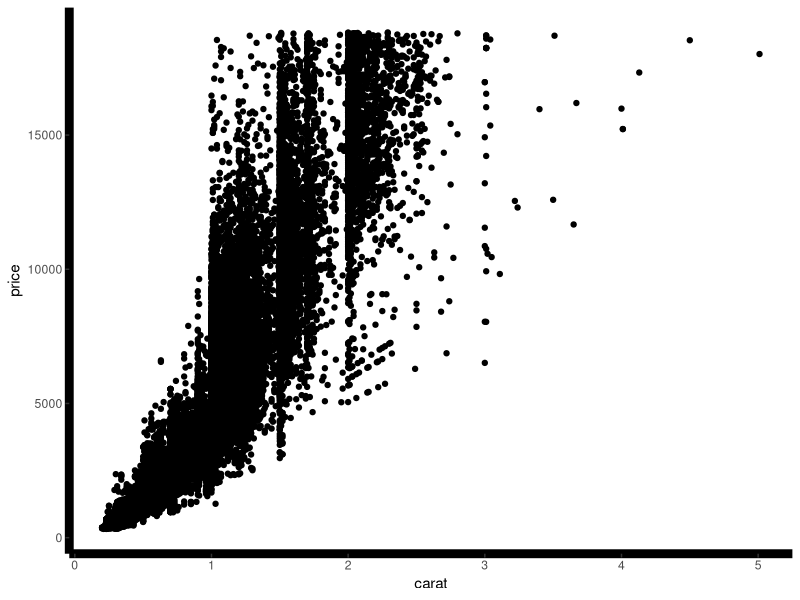
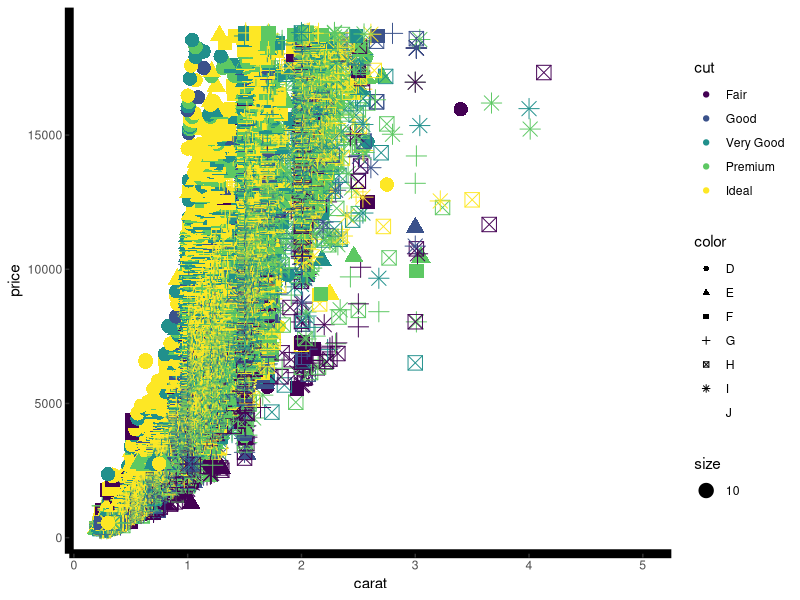
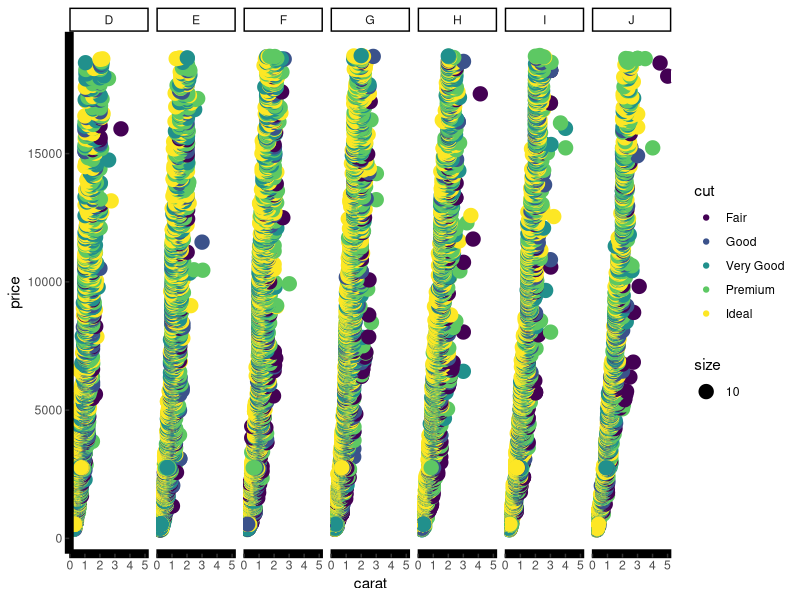
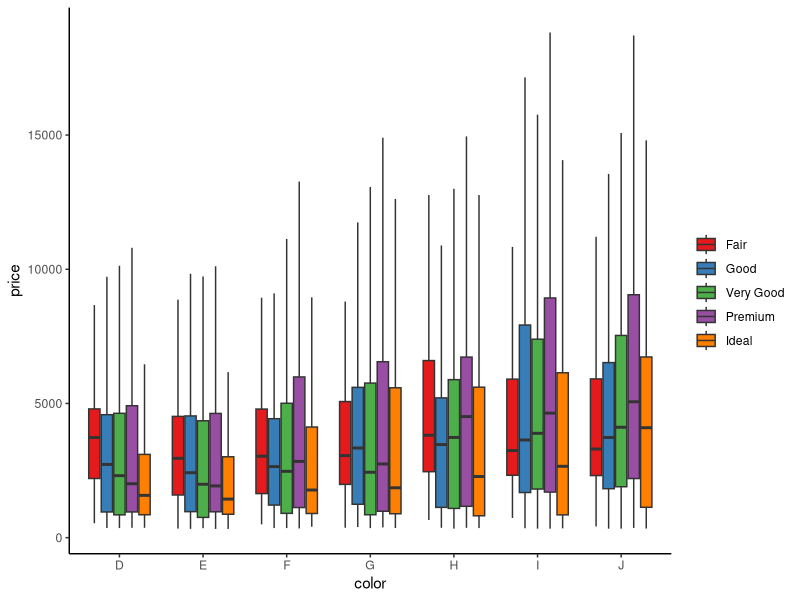
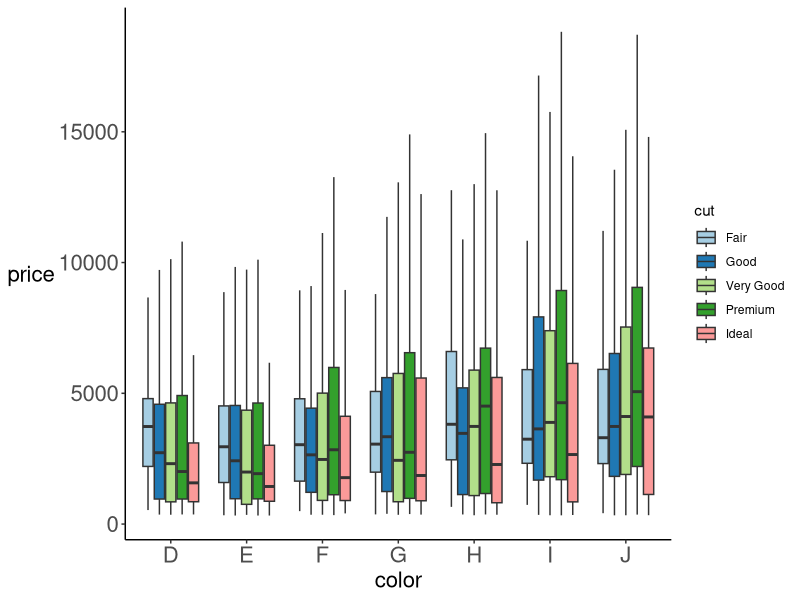
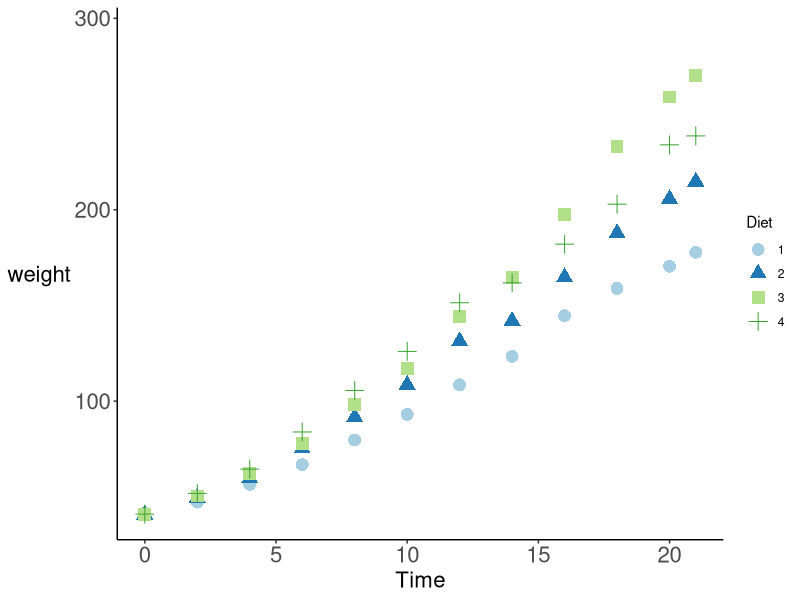
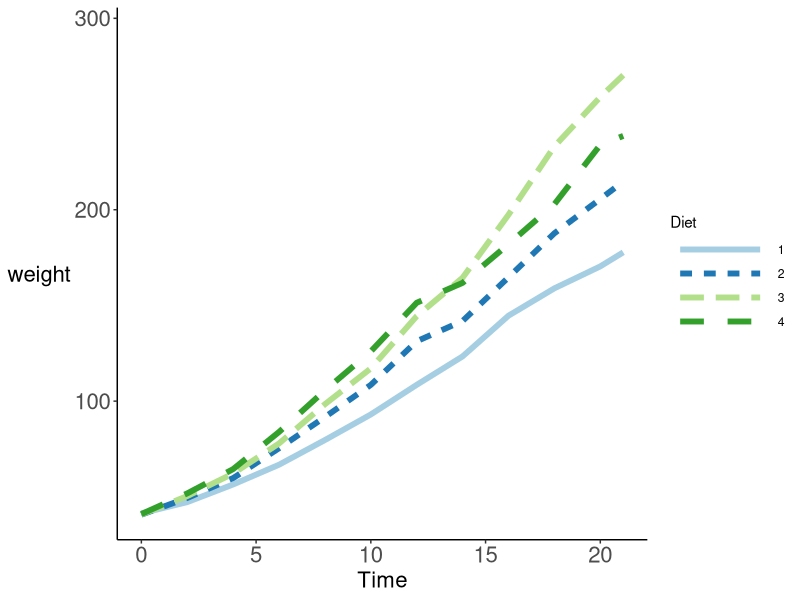
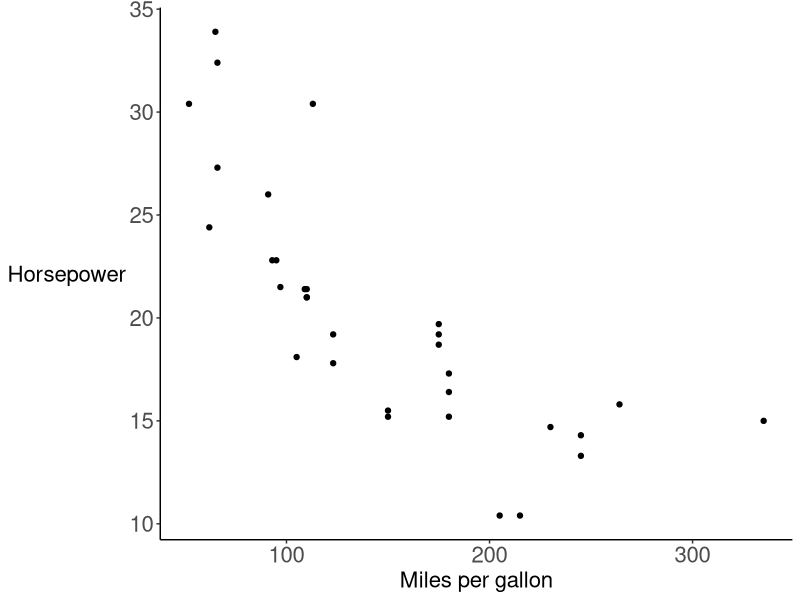

These charts were generated, in order, by the following R code: (Note: this script raises an error after producing the figures.)
library(ggplot2)
library(RColorBrewer)

diamonds <- diamonds[,c("carat", "price", "cut", "color")]



#Introductory images
ggplot() +
  geom_point(data = diamonds,
             aes(x = carat, price))+
  theme_classic()+
  theme(axis.line = element_line(colour = 'black', size = 3))

ggplot() +
  geom_point(data = diamonds,
             aes(x = carat,
                 price,
                 color = cut,
                 shape = color,
                 size = 10))+
  theme_classic()+
  theme(axis.line = element_line(colour = 'black', size = 3))

ggplot() +
  geom_point(data = diamonds,
             aes(x = carat,
                 price,
                 color = cut,
                 size = 10))+
  theme_classic()+
  theme(axis.line = element_line(colour = 'black', size = 3))+
  facet_grid(~color)



#Effectiveness of plots
#example plots for

#accessibility

#hard to read
ggplot() +
  geom_boxplot(data = diamonds,
               aes(x = color,
                   y = price,
                   fill = cut),
               outlier.shape = NA)+
  theme_classic()+
  scale_fill_brewer(palette = "Set1",
                    name = "")


#better
ggplot() +
  geom_boxplot(data = diamonds,
             aes(x = color,
                 y = price,
                 fill = cut),
             outlier.shape = NA)+
  theme_classic()+
  theme(axis.text = element_text(size = 16),
        axis.title = element_text(size = 16),
        axis.title.y = element_text(angle = 0, vjust = 0.5))+
  scale_fill_brewer(palette = "Paired")


universal_design <-   theme(axis.text = element_text(size = 16),
        axis.title = element_text(size = 16),
        axis.title.y = element_text(angle = 0, vjust = 0.5))

#summaries
#needs connection
ggplot(ChickWeight,
       aes(x = Time,
           y = weight,
           shape = Diet,
           color = Diet)) +
  geom_point(stat='summary', 
            fun.y=mean,
            size = 4)+
  theme_classic()+
  universal_design+
  scale_color_brewer(palette = "Paired")


#better
ggplot(ChickWeight,
       aes(x = Time,
           y = weight,
           lty = Diet,
           color = Diet)) +
  geom_line(stat='summary', 
             fun.y=mean,
             size = 2)+
  theme_classic()+
  universal_design+
  scale_color_brewer(palette = "Paired")+
  theme(legend.key.width = unit(5, "line"))

#more information added with error bars (ie more summaries)
#before (no linear regression)
ggplot(mtcars,
       aes(y = mpg,
           x = hp)) +
  geom_point()+
  theme_classic()+
  universal_design+
  labs(x = "Miles per gallon",
       y = "Horsepower")

#after (with summary line)
ggplot(mtcars,
       aes(y = mpg,
           x = hp)) +
  geom_point()+
  stat_smooth(method="lm")+
  theme_classic()+
  universal_design+
  labs(x = "Miles per gallon",
       y = "Horsepower")


#Data to ink ratio and data density
#gray background
ggplot(ChickWeight,
       aes(x = Diet,
           y = weight)) +
  geom_point(stat='summary', 
             fun.y = mean,
             size = 6)+
  stat_summary(geom = "errorbar", 
               fun.y = mean,
               fun.ymax = function (x) {mean (x) + sd(x, na.rm = TRUE)},
               fun.ymin = function (x) {mean (x) - sd(x, na.rm = TRUE)})+
  universal_design+
  geom_jitter(stat='identity',
              size = 1,
              alpha = 0.2)

#remove gray background
ggplot(ChickWeight,
       aes(x = Diet,
           y = weight)) +
  geom_point(stat='summary', 
             fun.y = mean,
             size = 6)+
  stat_summary(geom = "errorbar", 
               fun.y = mean,
               fun.ymax = function (x) {mean (x) + sd(x, na.rm = TRUE)},
               fun.ymin = function (x) {mean (x) - sd(x, na.rm = TRUE)})+
  theme_classic()+
  universal_design+
  geom_jitter(stat='identity',
              size = 1,
              alpha = 0.2)


#Data density
ggplot(ChickWeight,
       aes(x = Diet,
           y = weight)) +
  geom_point(stat='summary', 
             fun.y = mean,
             size = 6)+
  stat_summary(geom = "errorbar",
               fun.y = mean,
               fun.ymax = function (x) {mean (x) + sd(x, na.rm = TRUE)},
               fun.ymin = function (x) {mean (x) - sd(x, na.rm = TRUE)})+
  theme_classic()+
  universal_design



#effectiveness activity plots
ggplot() +
  geom_point(data = diamonds, aes(x = carat, price, color = carat))


ggplot() +
  geom_point(data = diamonds, aes(x = carat, price, color = clarity))+
  theme_classic()+
  theme(axis.text = element_text(size = 16),
        axis.title = element_text(size = 16))



#Clarity of plots
#symbols proportional to numbers
#"Here we demonstrate four diets affect chicken weight divergently over time."
#symbol size according to diet which has no actual size
ggplot(ChickWeight,
       aes(x = Time,
           y = weight,
           color = Diet,
           size = Diet)) +
  
  theme_classic()+
  universal_design+
  scale_color_brewer(palette = "Paired")+
  geom_point()

ggplot(ChickWeight,
       aes(x = Time,
           y = weight,
           color = Diet,
           shape = Diet)) +
  
  theme_classic()+
  universal_design+
  scale_color_brewer(palette = "Paired")+
  geom_point()+
  theme(legend.key.width = unit(5, "line"))



#clear labels/symbology consistent in your document/presentation

#not matching
ggplot() +
  geom_boxplot(data = diamonds,
               aes(x = color,
                   y = price,
                   fill = cut),
               outlier.shape = NA)+
  theme_classic()+
  universal_design+
  scale_fill_brewer(palette = "Paired")

ggplot() +
  geom_boxplot(data = diamonds[diamonds$cut!="Fair",],
               aes(x = color,
                   y = price,
                   fill = cut),
               outlier.shape = NA)+
  theme_classic()+
  universal_design+
  scale_fill_brewer(palette = "Paired")

#matching
ggplot() +
  geom_boxplot(data = diamonds,
               aes(x = color,
                   y = price,
                   fill = cut),
               outlier.shape = NA)+
  theme_classic()+
  universal_design+
  scale_fill_manual(values = c("#A6CEE3",
                               "#1F78B4",
                               "#B2DF8A",
                               "#33A02C",
                               "#FB9A99"))

ggplot() +
  geom_boxplot(data = diamonds[diamonds$cut!="Fair",],
               aes(x = color,
                   y = price,
                   fill = cut),
               outlier.shape = NA)+
  theme_classic()+
  universal_design+
  scale_fill_manual(values = c(
                               "#1F78B4",
                               "#B2DF8A",
                               "#33A02C",
                               "#FB9A99"))



#reduce lack of context
ggplot(ChickWeight[ChickWeight$Diet==1|ChickWeight$Diet==4,],
       aes(x = Time,
           y = weight,
           color = Diet,
           lty = Diet)) +
  
  theme_classic()+
  universal_design+
  scale_color_brewer(palette = "Paired")+
  geom_line(stat='summary', 
            fun.y = mean,
            size = 2)+
  theme(legend.position = "none")

ggplot(ChickWeight,
       aes(x = Time,
           y = weight,
           color = Diet,
           lty = Diet)) +
  
  theme_classic()+
  universal_design+
  scale_color_brewer(palette = "Paired")+
  geom_line(stat='summary', 
            fun.y = mean,
            size = 2)+
  theme(legend.key.width = unit(5, "line"))



#don't change design
#misleading
ggplot(diamonds[diamonds$carat < 1 | diamonds$carat >2.5,],
       aes(y = price,
           x = as.factor(carat))) +
  
  theme_classic()+
  universal_design+
  geom_point()+
  theme(axis.text.x = element_blank(),
        axis.ticks.x = element_blank())+
  labs(x = "Diamond carats")

#correct and accurate!
ggplot(diamonds[diamonds$carat < 1 | diamonds$carat >2.5,],
       aes(y = price,
           x = carat)) +
  theme_classic()+
  universal_design+
  geom_point()+
  theme(axis.text.x = element_blank(),
        axis.ticks.x = element_blank())+
  labs(x = "Diamond carats")


#meet your goal
#"Here we demonstrate four diets affect chicken weight divergently over time."
ggplot(ChickWeight,
       aes(x = Time,
           y = weight,
           color = Diet,
           lty = Diet)) +

  theme_classic()+
  universal_design+
  scale_color_brewer(palette = "Paired")+
  geom_line(stat='summary', 
            fun.y = mean,
            size = 2)+
  theme(legend.key.width = unit(5, "line"))


#clarity activity plots
ggplot() +
  geom_point(data = diamonds, aes(x = carat, 
                                  price,
                                  size = substr(cut, 1, 1)))+
  theme_classic()+
  xlim(2,3)+
  ylim(5000, 10000)+
  guides(size=guide_legend(title="cut"))+
  theme(axis.text = element_text(size = 16),
        axis.title = element_text(size = 16))

ggplot() +
  geom_point(data = diamonds, aes(x = carat,
                                  price, 
                                  alpha = cut))+
  theme_classic()+
  ylab("price in USD")+
  theme(axis.text = element_text(size = 16),
        axis.title = element_text(size = 16))
